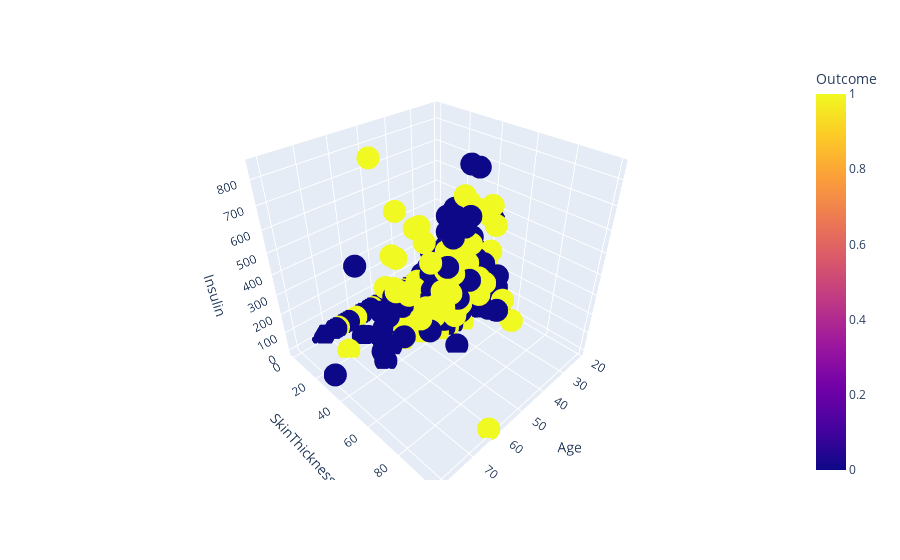

Notebook cell for this chart:
### Code cell
px.scatter_3d(df,x='Age',y='SkinThickness',z='Insulin',color='Outcome')

### Figure 1 — Plotly figure (JSON) as saved in the notebook; plotly's stock layout.template omitted (floating-point values rounded to 4 significant figures; data arrays with more than 128 entries replaced by an {"elided": "..."} marker saying what was removed)
{"data": [{"hovertemplate": "Age=%{x}<br>SkinThickness=%{y}<br>Insulin=%{z}<br>Outcome=%{marker.color}<extra></extra>", "legendgroup": "", "marker": {"color": {"elided": "768 int values"}, "coloraxis": "coloraxis", "symbol": "circle"}, "mode": "markers", "name": "", "scene": "scene", "showlegend": false, "type": "scatter3d", "x": {"elided": "768 int values"}, "y": {"elided": "768 int values"}, "z": {"elided": "768 int values"}}], "layout": {"coloraxis": {"colorbar": {"title": {"text": "Outcome"}}, "colorscale": [[0, "#0d0887"], [0.1111, "#46039f"], [0.2222, "#7201a8"], [0.3333, "#9c179e"], [0.4444, "#bd3786"], [0.5556, "#d8576b"], [0.6667, "#ed7953"], [0.7778, "#fb9f3a"], [0.8889, "#fdca26"], [1, "#f0f921"]]}, "legend": {"tracegroupgap": 0}, "margin": {"t": 60}, "scene": {"domain": {"x": [0, 1], "y": [0, 1]}, "xaxis": {"title": {"text": "Age"}}, "yaxis": {"title": {"text": "SkinThickness"}}, "zaxis": {"title": {"text": "Insulin"}}}}}
